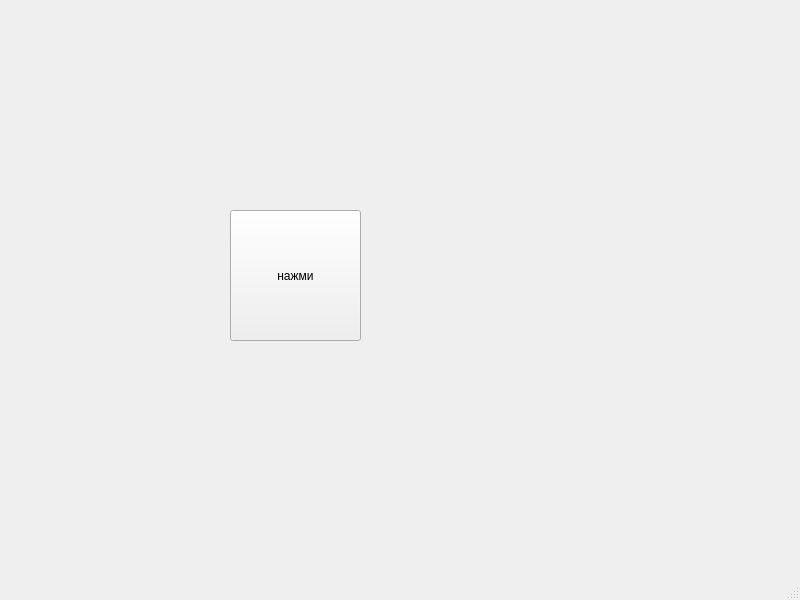
<?xml version="1.0" encoding="UTF-8"?>
<ui version="4.0">
 <class>MainWindow</class>
 <widget class="QMainWindow" name="MainWindow">
  <property name="geometry">
   <rect>
    <x>0</x>
    <y>0</y>
    <width>800</width>
    <height>600</height>
   </rect>
  </property>
  <property name="windowTitle">
   <string>MainWindow</string>
  </property>
  <widget class="QWidget" name="centralwidget">
   <widget class="QPushButton" name="pushButton">
    <property name="geometry">
     <rect>
      <x>230</x>
      <y>210</y>
      <width>131</width>
      <height>131</height>
     </rect>
    </property>
    <property name="text">
     <string>нажми</string>
    </property>
   </widget>
  </widget>
  <widget class="QMenuBar" name="menubar">
   <property name="geometry">
    <rect>
     <x>0</x>
     <y>0</y>
     <width>800</width>
     <height>21</height>
    </rect>
   </property>
  </widget>
  <widget class="QStatusBar" name="statusbar"/>
 </widget>
 <resources/>
 <connections/>
</ui>
